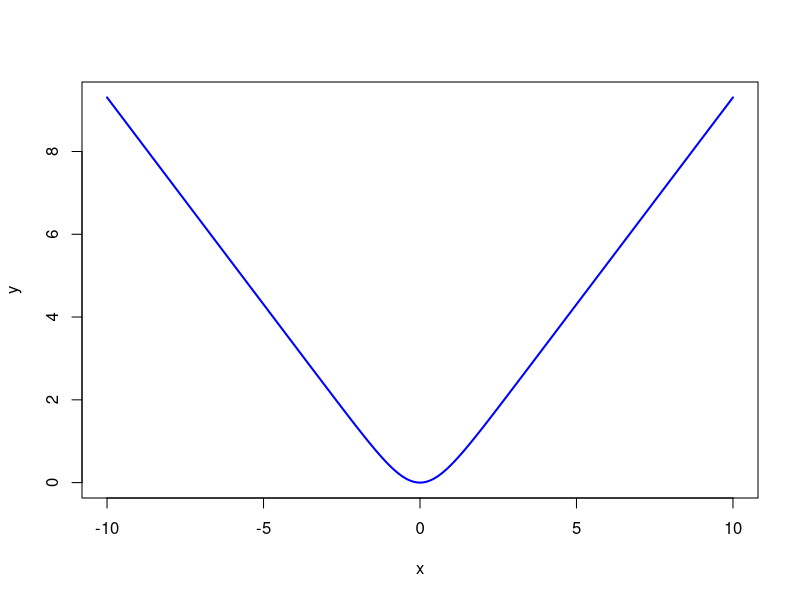
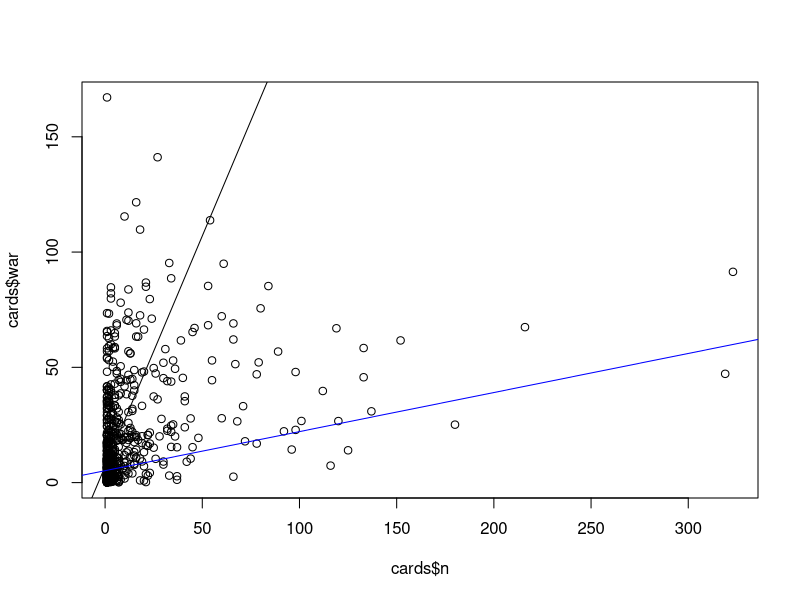

These charts were generated, in order, by the following R code:
## ---- chunk 1
x <- seq(-10, 10, length.out = 1000)
y <- log(cosh(x))
plot(x, y, type = "l", col = "blue", lwd = 2)

## ---- chunk 2
cards = read.csv("data/df_cards.csv")

createlogcoshRho <- function(x, y) {
  ## local variable
  xbar <- mean(x)
  ## Return this function
  function(theta) { 
    alpha <- theta[1]
    beta <- theta[2]
    sum( log(cosh(y - alpha - beta * (x - xbar))) )
  }
}

logcoshfn = createlogcoshRho(cards$war, cards$n)
## ---- chunk 3
createlogcoshGradient <- function(x, y) {
  ## local variables
  xbar <- mean(x)
  ybar <- mean(y)
  function(theta) {
    alpha <- theta[1]
    beta <- theta[2]
    ru = y - alpha - beta*(x - xbar)
    -1*c( sum(tanh(ru)), 
          sum(tanh(ru)*(x-xbar)) )
  }
}

logcoshprimefn = createlogcoshGradient(cards$war, cards$n)
## ---- chunk 4
gradientDescent <- function(theta = 0,
      rhoFn, gradientFn, lineSearchFn, testConvergenceFn,
      maxIterations = 100,
      tolerance = 1E-6, relative = FALSE,
      lambdaStepsize = 0.01, lambdaMax = 0.5 ) {

  converged <- FALSE
  i <- 0

  while (!converged & i <= maxIterations) {
    g <- gradientFn(theta) ## gradient
    glength <-  sqrt(sum(g^2)) ## gradient direction
    if (glength > 0) d <- g /glength

    lambda <- lineSearchFn(theta, rhoFn, d,
                lambdaStepsize = lambdaStepsize, lambdaMax = lambdaMax)

    thetaNew <- theta - lambda * d
    converged <- testConvergenceFn(thetaNew, theta,
                                   tolerance = tolerance,
                                   relative = relative)
    theta <- thetaNew
    i <- i + 1
  }

  ## Return last value and whether converged or not
  list(theta = theta, converged = converged, iteration = i, fnValue = rhoFn(theta))
}
## ---- chunk 5
### line searching could be done as a simple grid search
gridLineSearch <- function(theta, rhoFn, d,lambdaStepsize = 0.01, lambdaMax = 1) {
  ## grid of lambda values to search
  lambdas <- seq(from = 0, by = lambdaStepsize,  to = lambdaMax)
  ## line search
  rhoVals <- sapply(lambdas, function(lambda) {rhoFn(theta - lambda * d)})
  ## Return the lambda that gave the minimum
  lambdas[which.min(rhoVals)]
}
## ---- chunk 6
### Where testCovergence might be (relative or absolute)
testConvergence <- function(thetaNew, thetaOld, tolerance = 1E-10, relative=FALSE) {
   sum(abs(thetaNew - thetaOld)) < if (relative) tolerance * sum(abs(thetaOld)) else tolerance
}


## ---- chunk 7
gradientDescent(theta = c(7, 2), rhoFn = logcoshfn, gradientFn = logcoshprimefn, 
                lineSearchFn = gridLineSearch, testConvergenceFn = testConvergence, 
                lambdaStepsize = 0.001)


plot(cards$n, cards$war)
abline(7, 2)
abline(5.1895266, 0.1694879, col = "blue")
## ---- chunk 8
optim(par=c(7, 2), fn = logcoshfn)
